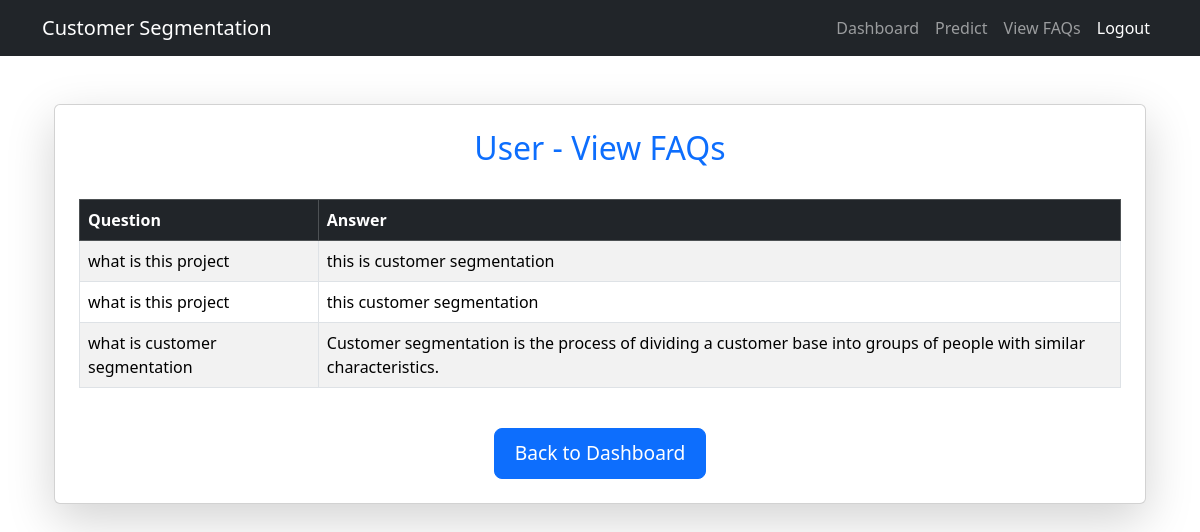
Page /userviewfaq/ on the committed database.
### app/models.py (models this page shows, shortened)
class FAQ(models.Model):
    question = models.TextField()
    answer = models.TextField()

### app/views.py (the view)
# urls.py: path('userviewfaq/', views.user_view_faq, name='userviewfaq'),
def user_view_faq(request):
    faqs = FAQ.objects.all()
    return render(request, 'userviewfaq.html', {'faqs': faqs})

### templates/userviewfaq.html
{% extends 'userbase.html' %}
{% block content %}
<div class="container mt-5">
    <div class="card shadow-lg p-4">
        <h2 class="text-center text-primary">User - View FAQs</h2>
        <div class="table-responsive mt-4">
            <table class="table table-bordered table-striped">
                <thead class="table-dark">
                    <tr>
                        <th>Question</th>
                        <th>Answer</th>
                    </tr>
                </thead>
                <tbody>
                    {% for faq in faqs %}
                        <tr>
                            <td>{{ faq.question }}</td>
                            <td>{{ faq.answer }}</td>
                        </tr>
                    {% empty %}
                        <tr>
                            <td colspan="2" class="text-center">No FAQs available.</td>
                        </tr>
                    {% endfor %}
                </tbody>
            </table>
        </div>
        <div class="text-center mt-4">
            <a href="{% url 'userhome' %}" class="btn btn-primary btn-lg">Back to Dashboard</a>
        </div>
    </div>
</div>
{% endblock %}

### static/css/style.css (style rules this page uses)
.btn-primary { font-size: 1.2rem; padding: 10px 20px; }

### rows in the picture
FAQ: question "what is this project", answer "this is customer segmentation"
FAQ: question "what is this project", answer "this customer segmentation"
FAQ: question "what is customer segmentation", answer "Customer segmentation is the process of dividing a customer base into groups of people with similar characteristics."
